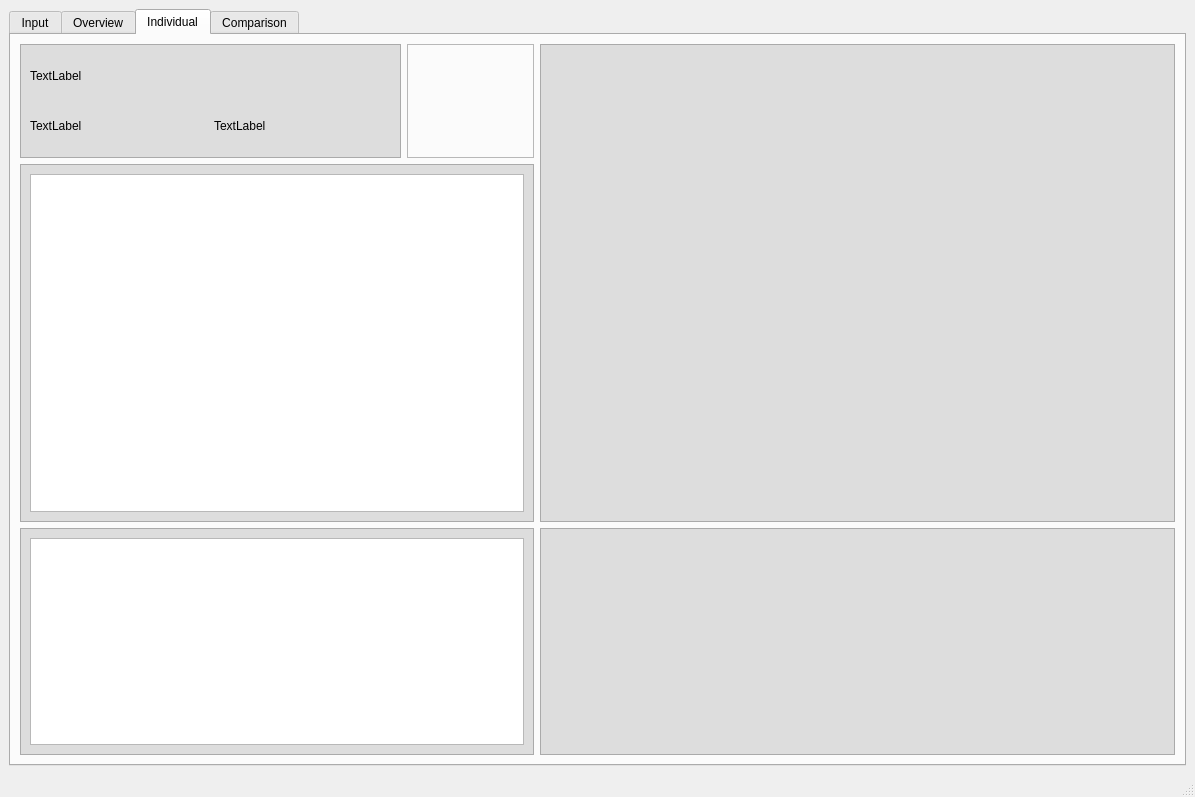
<?xml version="1.0" encoding="UTF-8"?>
<ui version="4.0">
 <class>MainWindow</class>
 <widget class="QMainWindow" name="MainWindow">
  <property name="geometry">
   <rect>
    <x>0</x>
    <y>0</y>
    <width>1195</width>
    <height>797</height>
   </rect>
  </property>
  <property name="sizePolicy">
   <sizepolicy hsizetype="Expanding" vsizetype="Expanding">
    <horstretch>0</horstretch>
    <verstretch>0</verstretch>
   </sizepolicy>
  </property>
  <property name="windowTitle">
   <string>Advice</string>
  </property>
  <widget class="QWidget" name="centralwidget">
   <layout class="QVBoxLayout" name="verticalLayout">
    <item>
     <widget class="QTabWidget" name="tabWidget">
      <property name="currentIndex">
       <number>2</number>
      </property>
      <property name="documentMode">
       <bool>false</bool>
      </property>
      <widget class="QWidget" name="input">
       <attribute name="title">
        <string>Input</string>
       </attribute>
       <layout class="QGridLayout" name="gridLayout">
        <item row="0" column="0">
         <layout class="QVBoxLayout" name="verticalLayout_3">
          <item>
           <layout class="QHBoxLayout" name="horizontalLayout_2">
            <item>
             <widget class="QLineEdit" name="insert"/>
            </item>
            <item>
             <widget class="QPushButton" name="insert_button">
              <property name="text">
               <string>Add</string>
              </property>
             </widget>
            </item>
           </layout>
          </item>
          <item>
           <widget class="QTableView" name="tableView"/>
          </item>
          <item>
           <layout class="QHBoxLayout" name="horizontalLayout_3">
            <item>
             <widget class="QPushButton" name="remove_selected_button">
              <property name="text">
               <string>Remove Selected</string>
              </property>
             </widget>
            </item>
            <item>
             <widget class="QPushButton" name="remove_all_button">
              <property name="text">
               <string>Remove all</string>
              </property>
             </widget>
            </item>
            <item>
             <widget class="QPushButton" name="Confirm_button">
              <property name="text">
               <string>Confirm and compare</string>
              </property>
             </widget>
            </item>
           </layout>
          </item>
          <item>
           <layout class="QHBoxLayout" name="horizontalLayout_3">
            <item>
             <widget class="QPushButton" name="save_button">
              <property name="text">
               <string>Save</string>
              </property>
             </widget>
            </item>
            <item>
             <widget class="QPushButton" name="import_button">
              <property name="text">
               <string>Import</string>
              </property>
             </widget>
            </item>
           </layout>
          </item>
         </layout>
        </item>
       </layout>
      </widget>
      <widget class="QWidget" name="overview">
       <attribute name="title">
        <string>Overview</string>
       </attribute>
       <layout class="QGridLayout" name="gridLayout">
        <item row="2" column="0">
         <widget class="QFrame" name="frame">
          <property name="frameShape">
           <enum>QFrame::StyledPanel</enum>
          </property>
          <property name="frameShadow">
           <enum>QFrame::Raised</enum>
          </property>
          <layout class="QHBoxLayout" name="horizontalLayout">
           <item>
            <widget class="QTableView" name="tableView_stock"/>
           </item>
          </layout>
         </widget>
        </item>
        <item row="2" column="1">
         <widget class="QFrame" name="frame_2">
          <property name="frameShape">
           <enum>QFrame::StyledPanel</enum>
          </property>
          <property name="frameShadow">
           <enum>QFrame::Raised</enum>
          </property>
          <layout class="QHBoxLayout" name="horizontalLayout_2">
           <item>
            <widget class="QTableView" name="tableView_crypto"/>
           </item>
          </layout>
         </widget>
        </item>
        <item row="0" column="1">
         <layout class="QFormLayout" name="formLayout">
          <item row="0" column="1">
           <widget class="QComboBox" name="comboBox_sorting"/>
          </item>
          <item row="0" column="0">
           <widget class="QLabel" name="sorting">
            <property name="text">
             <string>Sorting Method</string>
            </property>
           </widget>
          </item>
         </layout>
        </item>
        <item row="0" column="2">
         <widget class="QPushButton" name="calculate_button">
          <property name="text">
           <string>Calculate</string>
          </property>
         </widget>
        </item>
        <item row="0" column="0">
         <layout class="QFormLayout" name="formLayout_2">
          <item row="0" column="0">
           <widget class="QLabel" name="interval">
            <property name="text">
             <string>Interval</string>
            </property>
           </widget>
          </item>
          <item row="0" column="1">
           <widget class="QComboBox" name="comboBox_interval"/>
          </item>
         </layout>
        </item>
        <item row="2" column="2">
         <layout class="QGridLayout" name="gridLayout_2">
          <item row="1" column="0">
           <widget class="QComboBox" name="first_select"/>
          </item>
          <item row="1" column="1">
           <widget class="QComboBox" name="second_select">
            <property name="enabled">
             <bool>false</bool>
            </property>
           </widget>
          </item>
          <item row="0" column="1">
           <widget class="QRadioButton" name="compare_button">
            <property name="enabled">
             <bool>true</bool>
            </property>
            <property name="text">
             <string>Compare</string>
            </property>
           </widget>
          </item>
          <item row="0" column="0">
           <widget class="QRadioButton" name="single_button">
            <property name="text">
             <string>Single</string>
            </property>
            <property name="checked">
             <bool>true</bool>
            </property>
           </widget>
          </item>
          <item row="2" column="0" colspan="2">
           <widget class="QPushButton" name="results_button">
            <property name="text">
             <string>Get results</string>
            </property>
           </widget>
          </item>
         </layout>
        </item>
       </layout>
      </widget>
      <widget class="QWidget" name="individual">
       <attribute name="title">
        <string>Individual</string>
       </attribute>
       <layout class="QGridLayout" name="gridLayout" rowstretch="1,3,0,0,0,2" columnstretch="3,1,0,5">
        <item row="1" column="0" rowspan="4" colspan="2">
         <widget class="QFrame" name="frame_3">
          <property name="styleSheet">
           <string notr="true">#frame_3{
background-color: rgb(221, 221, 221)}</string>
          </property>
          <property name="frameShape">
           <enum>QFrame::StyledPanel</enum>
          </property>
          <property name="frameShadow">
           <enum>QFrame::Raised</enum>
          </property>
          <layout class="QVBoxLayout" name="verticalLayout_5">
           <item>
            <widget class="QTableView" name="price_table"/>
           </item>
          </layout>
         </widget>
        </item>
        <item row="0" column="0">
         <widget class="QFrame" name="frame_6">
          <property name="styleSheet">
           <string notr="true">#frame_6{
background-color: rgb(221, 221, 221)}</string>
          </property>
          <property name="frameShape">
           <enum>QFrame::StyledPanel</enum>
          </property>
          <property name="frameShadow">
           <enum>QFrame::Raised</enum>
          </property>
          <layout class="QGridLayout" name="gridLayout_3">
           <item row="0" column="0" colspan="2">
            <widget class="QLabel" name="symbol_label">
             <property name="text">
              <string>TextLabel</string>
             </property>
            </widget>
           </item>
           <item row="1" column="0">
            <widget class="QLabel" name="interval_label">
             <property name="text">
              <string>TextLabel</string>
             </property>
            </widget>
           </item>
           <item row="1" column="1">
            <widget class="QLabel" name="label_3">
             <property name="text">
              <string>TextLabel</string>
             </property>
            </widget>
           </item>
          </layout>
         </widget>
        </item>
        <item row="0" column="1">
         <widget class="QFrame" name="price_frame">
          <property name="styleSheet">
           <string notr="true"/>
          </property>
          <property name="frameShape">
           <enum>QFrame::StyledPanel</enum>
          </property>
          <property name="frameShadow">
           <enum>QFrame::Raised</enum>
          </property>
          <layout class="QGridLayout" name="gridLayout_2"/>
         </widget>
        </item>
        <item row="0" column="3" rowspan="5">
         <widget class="QFrame" name="price_graph_frame">
          <property name="styleSheet">
           <string notr="true">#price_graph_frame
{
background-color: rgb(221, 221, 221)}</string>
          </property>
          <property name="frameShape">
           <enum>QFrame::StyledPanel</enum>
          </property>
          <property name="frameShadow">
           <enum>QFrame::Raised</enum>
          </property>
          <layout class="QVBoxLayout" name="verticalLayout_2"/>
         </widget>
        </item>
        <item row="5" column="3">
         <widget class="QFrame" name="indicator_frame">
          <property name="styleSheet">
           <string notr="true">#indicator_frame
{
background-color: rgb(221, 221, 221)}</string>
          </property>
          <property name="frameShape">
           <enum>QFrame::StyledPanel</enum>
          </property>
          <property name="frameShadow">
           <enum>QFrame::Raised</enum>
          </property>
          <layout class="QVBoxLayout" name="verticalLayout_3"/>
         </widget>
        </item>
        <item row="5" column="0" colspan="2">
         <widget class="QFrame" name="frame_5">
          <property name="styleSheet">
           <string notr="true">#frame_5{
background-color: rgb(221, 221, 221)}</string>
          </property>
          <property name="frameShape">
           <enum>QFrame::StyledPanel</enum>
          </property>
          <property name="frameShadow">
           <enum>QFrame::Raised</enum>
          </property>
          <layout class="QGridLayout" name="gridLayout_4">
           <item row="0" column="0">
            <widget class="QTableView" name="tableView_2"/>
           </item>
          </layout>
         </widget>
        </item>
       </layout>
      </widget>
      <widget class="QWidget" name="comparison">
       <attribute name="title">
        <string>Comparison</string>
       </attribute>
      </widget>
     </widget>
    </item>
   </layout>
  </widget>
  <widget class="QMenuBar" name="menubar">
   <property name="geometry">
    <rect>
     <x>0</x>
     <y>0</y>
     <width>1195</width>
     <height>22</height>
    </rect>
   </property>
  </widget>
  <widget class="QStatusBar" name="statusbar"/>
 </widget>
 <resources/>
 <connections>
  <connection>
   <sender>compare_button</sender>
   <signal>toggled(bool)</signal>
   <receiver>second_select</receiver>
   <slot>setEnabled(bool)</slot>
   <hints>
    <hint type="sourcelabel">
     <x>1171</x>
     <y>259</y>
    </hint>
    <hint type="destinationlabel">
     <x>1171</x>
     <y>431</y>
    </hint>
   </hints>
  </connection>
 </connections>
</ui>
